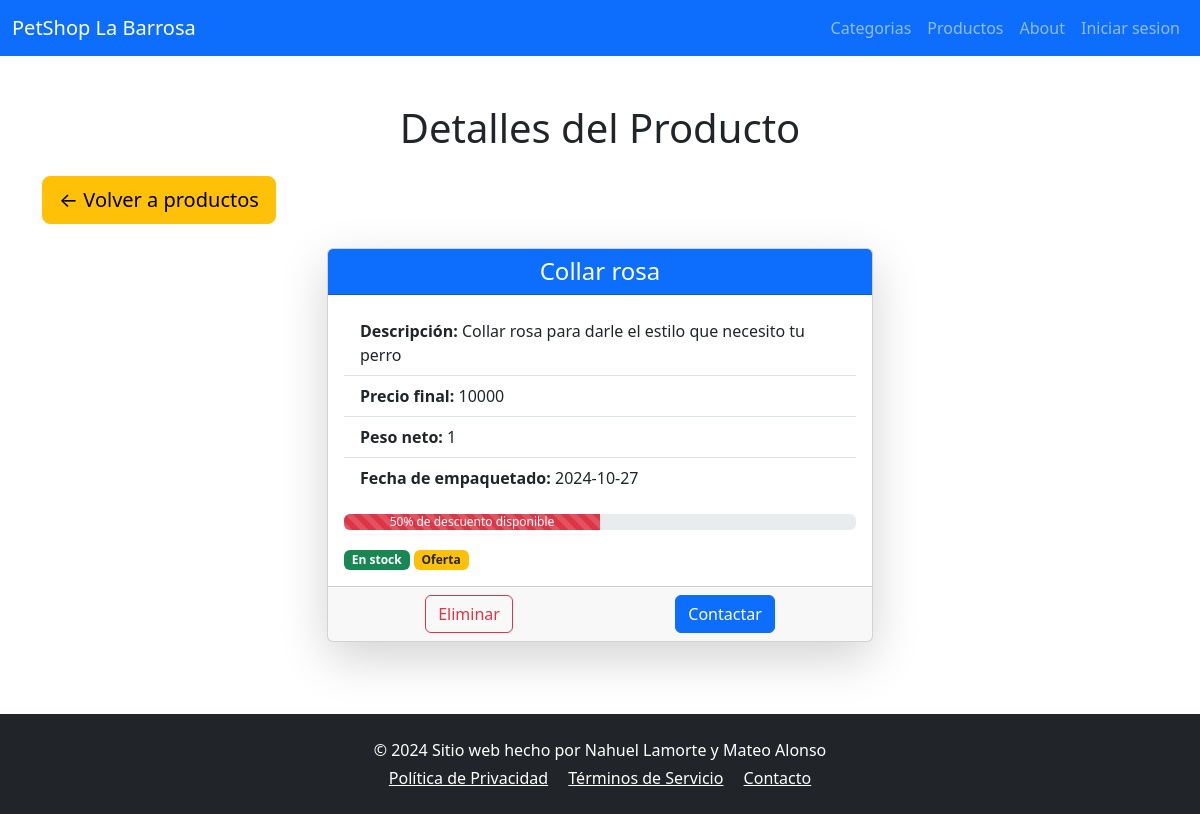
The page /productos/ver/29 (signed in) on the database its author committed.
### tables this page shows
CREATE TABLE `productos` (
  `id_producto` int(11) NOT NULL,
  `id_categoria` int(11) NOT NULL,
  `nombre` varchar(30) NOT NULL,
  `descripcion` varchar(100) NOT NULL,
  `precio` decimal(10,0) NOT NULL,
  `peso_neto` decimal(10,0) NOT NULL,
  `fecha_empaquetado` date NOT NULL,
  `fecha_vencimiento` date DEFAULT NULL,
  `stock` int(11) NOT NULL,
  `id_proveedor` int(11) NOT NULL
);

### app/view/product.view.php (called while the page is built, shortened)
<?php
class ProductView {
    public function mostrarProducto($producto) {
        require 'templates/detalle.phtml';
    }
}

### app/controller/product.controller.php (called while the page is built, shortened)
<?php
require_once 'app/model/product.model.php';
require_once 'app/view/product.view.php';
class ProductController {
    private $model;
    private $view;
    public function __construct($res) {
        $this->model = new ProductModel();
        $this->view = new ProductView($res->user);
    }
    public function verDetalle($id_producto) {
        $producto = $this->model->getProductoPorId($id_producto);
        $this->view->mostrarProducto($producto);
    }
}

### app/model/product.model.php (called while the page is built, shortened)
<?php
class ProductModel {
    private $db;
    public function __construct() {
        $this->db = $this->conectardb();
    }
    public function getProductoPorId($id_producto) {
        $query = $this->db->prepare('SELECT * FROM productos WHERE id_producto = ?');
        $query->execute([$id_producto]);
        return $query->fetch(PDO::FETCH_OBJ);
    }
    private function conectardb() {
        return new PDO("mysql:host=".MYSQL_HOST . ";dbname=".MYSQL_DB .";charset=utf8", MYSQL_USER, MYSQL_PASS);
    }
}

### templates/detalle.phtml (the view)
<?php require 'templates/layout/header.phtml' ?>
<div class="container mt-5">
    <h1 class="text-center mb-4">Detalles del Producto</h1>
    <div class="mb-4 text-start">
        <a href="<?= BASE_URL; ?>/productos" class="btn btn-warning btn-lg" style="display: inline-block;">
            ← Volver a productos
        </a>
    </div>
    <div class="row justify-content-center">
        <div class="col-md-8 col-lg-6 mb-4">
            <div class="card shadow-lg h-100">
                <div class="card-header bg-primary text-white text-center">
                    <h4 class="card-title mb-0"><?= $producto->nombre; ?></h4>
                </div>
                <div class="card-body">
                    <ul class="list-group list-group-flush">
                        <li class="list-group-item">
                            <strong>Descripción:</strong> <?= $producto->descripcion; ?>
                        </li>
                        <li class="list-group-item">
                            <strong>Precio final:</strong> <?= $producto->precio; ?>
                        </li>
                        <li class="list-group-item">
                            <strong>Peso neto:</strong> <?= $producto->peso_neto; ?>
                        </li>
                        <li class="list-group-item">
                            <strong>Fecha de empaquetado:</strong> <?= $producto->fecha_empaquetado; ?>
                        </li>
                    </ul>
                    <div class="progress my-3">
                        <div class="progress-bar progress-bar-striped bg-danger" role="progressbar" style="width: 50%" aria-valuenow="50" aria-valuemin="0" aria-valuemax="100">
                            50% de descuento disponible
                        </div>
                    </div>
                    <div class="mt-3">
                        <span class="badge bg-success">En stock</span>
                        <span class="badge bg-warning text-dark">Oferta</span>
                    </div>
                </div>
                <div class="card-footer d-flex justify-content-around">
                    <a href="<?= BASE_URL ?>/productos/eliminar/<?= $producto->id_producto; ?>" class="btn btn-outline-danger">
                        Eliminar
                    </a>
                    <a href="contacto" class="btn btn-primary">
                        Contactar
                    </a>
                </div>
            </div>
        </div>
    </div>
</div>
<?php require 'templates/layout/footer.phtml' ?>

### rows shown on the page
productos: nombre "Collar rosa", descripcion "Collar rosa para darle el estilo que necesito tu perro", precio "10000", peso_neto "1", fecha_empaquetado "2024-10-27"
